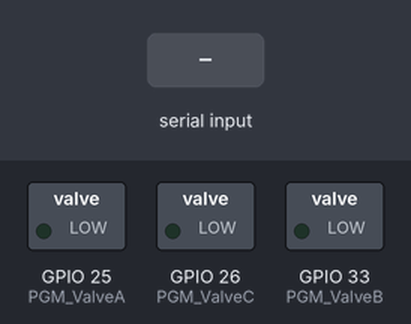
Bench run of a program on a simulated ESP32. Parts: switched loads named in the program (green lamp = pin HIGH). Inputs (shaded band) come from the test bench. Nothing arrives over Bluetooth unless stated.

Above: at 1.2 s.
1.3 s: "1\n" received over the second serial link
At 2.5 s:
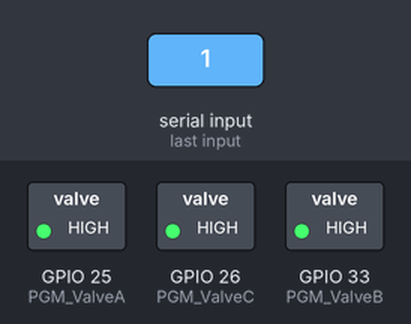
Timing chart, 0 to 5.8 s (numbered marks = the images above; inputs shaded):
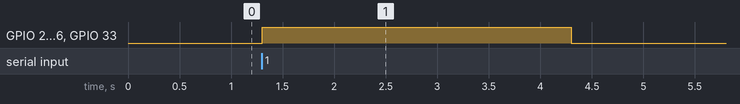

Measured:
- after the input at 1.3 s, GPIO 25 (PGM_ValveA), GPIO 26 (PGM_ValveC), GPIO 33 (PGM_ValveB): LOW → HIGH at once, → LOW 3.0 s later

The program:

main.cpp
```cpp
#include <Arduino.h>
#include "BluetoothSerial.h"

// Create one object of the BluetoothSerialClass
BluetoothSerial SerialBT;

int PGM_ValveA = 25;
int PGM_ValveB = 33;
int PGM_ValveC = 26;

bool ValveState = false;

int dataReceived = 0;

void setup()
{
  Serial.begin(115200);

  pinMode(PGM_ValveA, OUTPUT);
  pinMode(PGM_ValveB, OUTPUT);
  pinMode(PGM_ValveC, OUTPUT);

  digitalWrite(PGM_ValveA, LOW);
  digitalWrite(PGM_ValveB, LOW);
  digitalWrite(PGM_ValveC, LOW);

  // This will stat the Bluetooth
  SerialBT.begin("ESP32NEDO");
}

void loop()
{

  SerialBT.read();
  dataReceived = SerialBT.parseInt();

  if (dataReceived == 5)
  {
    // SerialBT.end(); // Call the reset function
    SerialBT.end();
    ESP.restart();
  }

  if (dataReceived == 1)
  {
    ValveState = true;
  }
  else if (dataReceived == 0)
  {
    ValveState = false;
  }

  if (ValveState == true)
  {
    digitalWrite(PGM_ValveA, HIGH);
    digitalWrite(PGM_ValveB, HIGH);
    digitalWrite(PGM_ValveC, HIGH);
    delayMicroseconds(2000000);
  }
  else if (ValveState == false)
  {
    digitalWrite(PGM_ValveA, LOW);
    digitalWrite(PGM_ValveB, LOW);
    digitalWrite(PGM_ValveC, LOW);
  }
}
```
